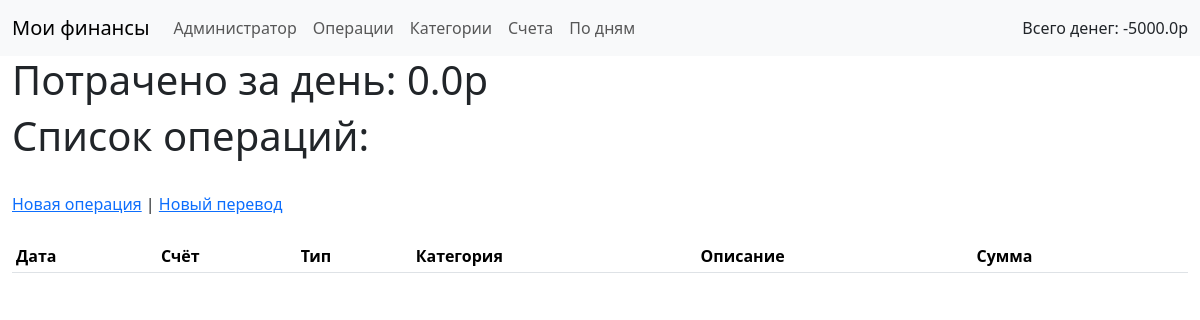
/operation/list/2024-02-18 (signed in), run on an earlier commit of the app's database.
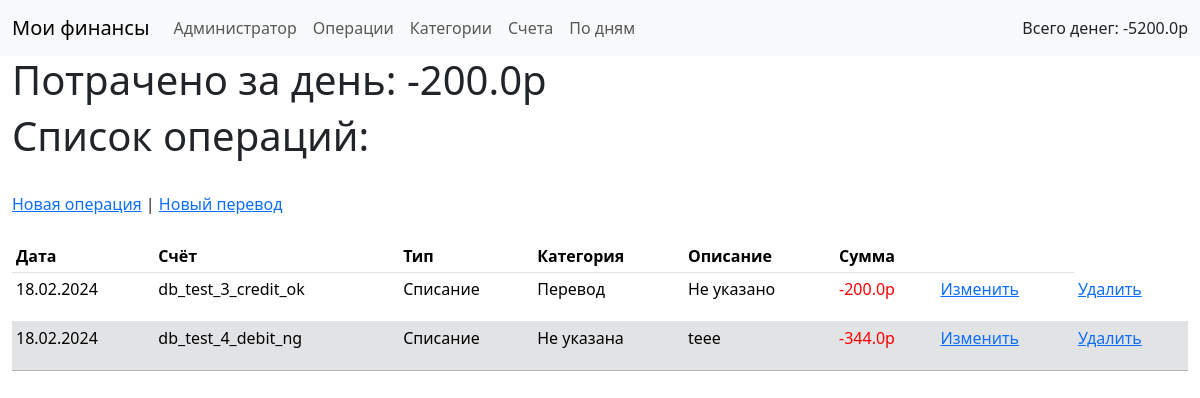
And on a later commit of the database.
### babosiki/models.py (models this page shows, shortened)
class Operation(models.Model):
    date = models.DateField(default=timezone.now,
                            verbose_name='Дата',)
    account = models.ForeignKey('Account',
                                on_delete=models.CASCADE,
                                verbose_name='Счёт',)
    INCOME = 1
    OUTCOME = -1
    TYPES =(
    (INCOME, "Пополнение"),
    (OUTCOME, "Расход"),)
    type = models.IntegerField(choices = TYPES,
                                verbose_name='Тип',)
    category = models.ForeignKey('Category',
                                on_delete=models.SET_NULL,
                                verbose_name='Категория',
                                blank=True,
                                null=True,)
    description = models.CharField(max_length=128,
                                    verbose_name='Описание',
                                    blank=True,
                                    null=True,)
    value = models.FloatField(verbose_name='Сумма',)
    class Meta:
        verbose_name_plural = 'Операции'
        verbose_name = 'Операция'
        ordering = ['date']

class Account(models.Model):
    user = models.ForeignKey( settings.AUTH_USER_MODEL,
                              on_delete=models.CASCADE,
                              verbose_name='Пользователь',)
    name = models.CharField(max_length=32,
                            verbose_name='Имя счёта',)
    comment =  models.CharField(max_length=128,
                                verbose_name='Комментарий',
                                blank=True,
                                null=True,)
    DEBIT = 1
    CREDIT = -1
    TYPES =(
    (DEBIT, "Дебетовый"),
    (CREDIT, "Кредитный"),)
    type = models.IntegerField(choices = TYPES,
                            verbose_name='Тип',)
    initial_balance = models.FloatField(verbose_name='Начальный баланс',)
    calculated = models.BooleanField(default=True,
                                  verbose_name='Используется в расчётах',)
    def __str__(self):
        return self.name
    class Meta:
        verbose_name_plural = 'Счёт'
        verbose_name = 'Счета'

class Category(models.Model):
    name = models.CharField(max_length = 32,
                            verbose_name = 'Название категории',)
    def __str__(self):
        return self.name
    class Meta:
        verbose_name_plural = 'Категории'
        verbose_name = 'Категория'

### babosiki/views.py (the view)
# urls.py: path('operation/list/<str:date>', OperationDailyListView.as_view(), name='operation_list_daily'),
class OperationDailyListView(LoginRequiredMixin, TemplateView):
    login_url = 'login'
    template_name = "operation_daily_list.html"
    def get_context_data(self, **kwargs):
        date = self.kwargs.get('date', None)
        accounts = Account.objects.filter(user=self.request.user, calculated=True)
        operations = Operation.objects.filter(date=date, account__id__in=accounts.all())
        delta = 0.0
        for operation in operations:
            delta += operation.value*operation.type
        accounts = Account.objects.filter(user=self.request.user)
        operations = Operation.objects.filter(date=date, account__id__in=accounts.all())
        context = super().get_context_data(**kwargs)
        context['operations'] = operations
        context['delta'] = delta
        return context

### babosiki/context_processors.py (called while the page is built)
def global_data(request):
    try:
        accounts = Account.objects.filter(user=request.user, calculated=True)
        total_sum = 0
        for account in accounts:
            operations = Operation.objects.filter(account=account)
            for operation in operations:
                total_sum += operation.value*operation.type
            if account.type == Account.DEBIT:
                total_sum += account.initial_balance
        return {'accounts': Account.objects.all(),
                'total_money': total_sum}
    except TypeError:
        return {}

### templates/operation_daily_list.html (shortened to what this page needs)
{% extends 'master.html' %}
{% block content %}
{% if delta > 0 %}
<h1>Получено за день: {{delta}}р</h1>
{% else %}
<h1>Потрачено за день: {{delta}}р</h1>
{% endif %}
<h1>Список операций:</h1>
<a href="{% url 'operation_create' %}">Новая операция</a> |
<a href="{% url 'operation_transfer' %}">Новый перевод</a>
<table class="table table-sm">
    <thead>
        <tr class="header">
            <th>Дата</th>
            <th>Счёт</th>
            <th>Тип</th>
            <th>Категория</th>
            <th>Описание</th>
            <th>Сумма</th>
            <th></th>
        </tr>
    </thead>
    <tbody>
        {% for operation in operations %}
        {% if operation.account.calculated %}
        <tr>
        {% else %}
        <tr class="table-secondary">
        {% endif %}
            <td>{{ operation.date}}</td>
            <td>
                {{ operation.account }}
            </td>
            <td>
                {% if operation.type == 1 %}
                Пополнение
                {% else %}
                Списание
                {% endif %}
            </td>
            <td>
                {% if operation.category %}
                {{operation.category}}
                {% else %}
                Не указана
                {% endif %}
            </td>
            <td>
                {% if operation.description %}
                {{operation.description}}
                {% else %}
                Не указано
                {% endif %}
            </td>
            <td>
                {% if operation.account.calculated == False or operation.account.type == -1 %}
                <p style="color:hsla(0,100%,50%,1);">
                    {% else %}
                <p style="color:hsla(50%,0,50%,1);">
                    {% endif %}
                    {% if operation.type == 1 %}
                    {{operation.value}}р
                    {% else %}
                    -{{operation.value}}р
                    {% endif %}
                </p>
            </td>
            <td><a href = "{% url 'operation_edit' pk=operation.pk %}">Изменить</a></td>
            <td><a href = "{% url 'operation_delete' pk=operation.pk %}">Удалить</a></td>
        </tr>
        {% endfor %}
    </tbody>
</table>
{% endblock content %}

What changed in the data, as far as the page shows it:
added Operation: date "18.02.2024", account "db_test_3_credit_ok", type "Списание", category "Перевод", shows "Не указано", value "200.0"
added Operation: date "18.02.2024", account "db_test_4_debit_ng", type "Списание", shows "Не указана", description "teee", value "344.0"
Also different on the page:
{{ total_money }}: "-5000.0" → "-5200.0"
{{ delta }}: "0.0" → "-200.0"
